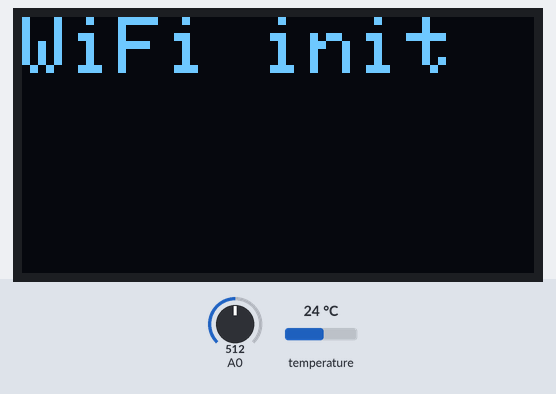
A sketch run on a simulated ESP8266 (NodeMCU). Parts: 128×64 one-colour display. The inputs (shaded band) are chosen by the test bench; at power-on: A0 = 512, temperature 24 °C. WiFi joins after 1.5 s; servers stay silent unless stated; uploads are accepted with an empty reply; the local clock reads 2024-03-15 10:24:30 at power-on unless the sketch sets it; what the sketch prints to the serial monitor is not drawn.

Above: at 0.2 s.
At 1.3 s:
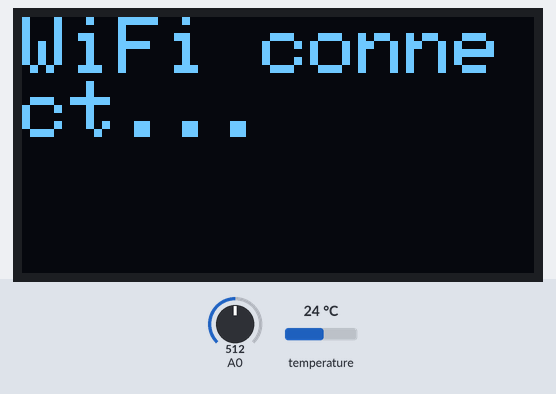
At 2.3 s:
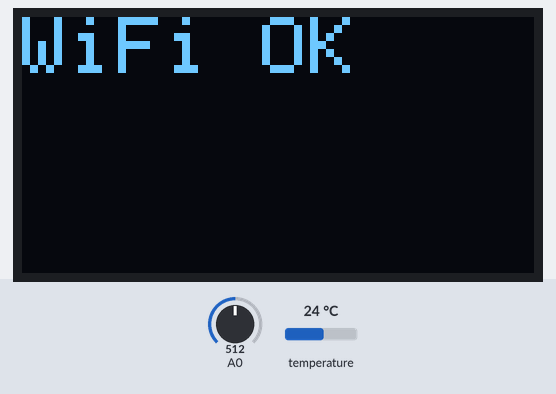
At 2.7 s:
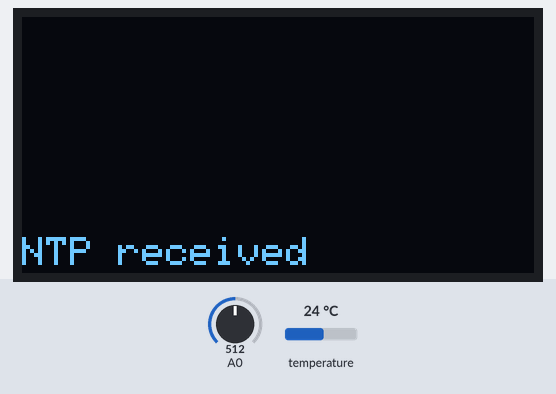
At 3.2 s:
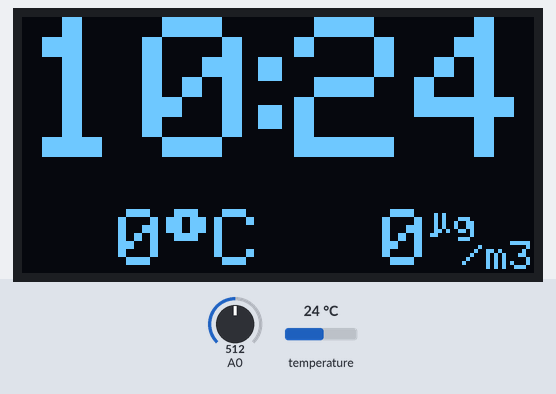
At 31.3 s:
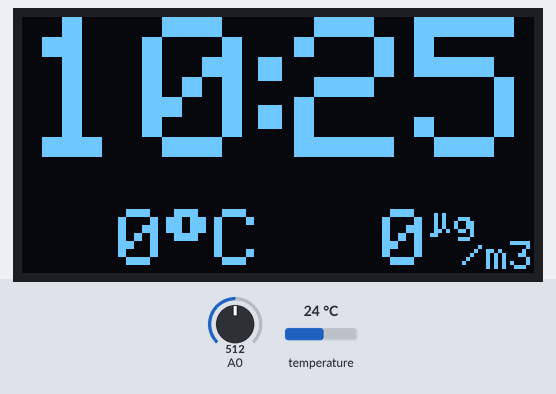

Measured:
- what the display in image 0 shows lasts 1.0 s, from 0.2 s to 1.2 s
- what the display in image 1 shows lasts 1.1 s, from 1.2 s to 2.3 s
- what the display in image 3 shows lasts 0.6 s, from 2.6 s to 3.2 s
- what the display in image 4 shows lasts 28.1 s, from 3.2 s to 31.3 s

The sketch:

main.ino
```cpp
#include <ESP8266WiFi.h>
#include <WiFiUdp.h>
#include <SPI.h>
#include <Wire.h>
#include <stdio.h>
#include <TimeLib.h>
#include <Adafruit_GFX.h>
#include <Adafruit_SSD1306.h>
#include "config.h"
#include "secrets.h"
#include "global.h"
#include "display.h"
#include "ntp.h"
#include "ir.h"
#include "data_get.h"
#include "data_post.h"
#include "thm.h"
#include "light.h"
#include "data_post.h"
#include "debug.h"


void startWiFi(){
  displayText("WiFi init",true);
  WiFi.begin(wifi_ssid, wifi_password);
  while (WiFi.status() != WL_CONNECTED) {
    delay(1000);
    displayText("WiFi connect...",true);
  }
  displayText("WiFi OK",true);
}

#define sceneModulo 4
enum displayScene{
  clockScene=0,extSensorScene=1,intSensorScene=2,aboutScene=3
} currentScene;

void setup() {
  timeInitiated=false;
  int val=analogRead(ANALOG_PIN);
  Serial.begin(115200);
  startThm();
  startRemoteControl();
  startDisplay();
  startWiFi();

  delay(250);
  clearDisplay();

  startTime();
}


long long lastDataPushPull=-9223372036854775807;

void loop() {
  if (shallScreenBeDarker()) setScreenDark(); else setScreenBright();

  parseRemoteControl();
       if (nextCommand==prev) currentScene=(displayScene)(((int)currentScene-1)%sceneModulo);
  else if (nextCommand==next) currentScene=(displayScene)(((int)currentScene+1)%sceneModulo);
  if (currentScene<0) currentScene=(displayScene)(sceneModulo+currentScene);
  if (nextCommand!=noop) clearDisplay();
  nextCommand=noop;

  if (currentScene==clockScene)     displayTime();
  if (currentScene==extSensorScene) displayExtSensors();
  if (currentScene==intSensorScene) displayIntSensors();
  if (currentScene==aboutScene)     displayAbout();

  if (now()>=TIME_BETWEEN_DATA_PUSHPULL+lastDataPushPull){
    getLuftdatenData();
    postBedsideTableData();

    lastDataPushPull=now();
  }

  delay(100);
}
```

data_get.cpp
```cpp
#include <ESP8266WiFi.h>
#include <ESP8266HTTPClient.h>
#include <ArduinoJson.h>
#include "config.h"
#include "secrets.h"
#include "display.h"
#include "debug.h"

StaticJsonDocument<1024> doc;
float extTemp, extPM10;
HTTPClient http;

void getLuftdatenData(){
  http.begin(get_influxdb_path);
  int httpCode = http.GET();
  if (httpCode!=200){
    debugLog("getLuftdatenData()","Luftdaten HTTP "+String(httpCode));
    return;
  }
  String payload = http.getString();

  DeserializationError error = deserializeJson(doc, payload);
  if (error) {
    debugLog("deserializeJson()", error.c_str());
    return;
  }

  extTemp=doc["results"][0]["series"][0]["values"][0][2];
  extPM10=doc["results"][0]["series"][0]["values"][0][1];

  debugLog("getLuftdatenData()", "PM10="+String(extPM10)+", temp="+String(extTemp));
  debugLog("getLuftdatenData()", doc["results"][0]["series"][0]["values"][0]);

  http.end();
}
```

data_get.h
```cpp
#ifndef data_get_h
#define data_get_h

extern float extTemp, extPM10;
void getLuftdatenData();


#endif
```

data_post.cpp
```cpp
#include <ESP8266HTTPClient.h>
#include <ESP8266WiFi.h>
#include "data_post.h"
#include "thm.h"
#include "light.h"
#include "secrets.h"
#include "debug.h"

HTTPClient http2;
void postBedsideTableData(){
  http2.begin(post_influxdb_path);
  http2.setAuthorization(post_influxdb_user,post_influxdb_pass);
  int ret=http2.POST("btd thm="+String(getThm())+",light="+String(readLight()));
  debugLog("postBedsideTableData()","HTTP POST: "+String(ret));
  return;
}
```

data_post.h
```cpp
#include <ESP8266HTTPClient.h>
#include <ESP8266WiFi.h>

#ifndef data_post_h
#define data_post_h

void postBedsideTableData();

#endif
```

debug.h
```cpp
#ifndef debug_h
#define debug_h

void debugLog(String unit, String msg, int levelNeeded=0, bool preNTP=false);

#endif
```

degug.cpp
```cpp
#include <TimeLib.h>
#include <stdio.h>
#include "config.h"
#include "debug.h"

void debugLog(String unit, String msg, int levelNeeded, bool preNTP){
	if (levelNeeded>DEBUG_LEVEL) return;

	char datetime[18]={0};
	if (!preNTP){
		/* preNTP note:
		   if we set getTimePtr to getNtpTime in TimeLib then
		   getNtpTime may be called when this func is run
		   (especially on first time retrieval)
		   which leads to endless recursion
		*/
		sprintf(datetime,"[%02d/%02d %02d:%02d:%02d] ",month(),day(),hour(),minute(),second());
	}

	Serial.println(String(datetime)+unit+": "+msg);
}
```

display.cpp
```cpp
#include <Wire.h>
#include <stdio.h>
#include <TimeLib.h>
#include <Adafruit_GFX.h>
#include <Adafruit_SSD1306.h>
#include <Timezone.h>
#include "config.h"
#include "secrets.h"
#include "global.h"
#include "display.h"
#include "ntp.h"
#include "ir.h"
#include "thm.h"
#include "light.h"
#include "data_get.h"

Adafruit_SSD1306 display(SCREEN_WIDTH, SCREEN_HEIGHT, &Wire, -1);

void startDisplay(){
  display.begin(SSD1306_SWITCHCAPVCC, 0x3c, (uint8_t)0x8f);
  display.setRotation(2);
  display.fillScreen(BLACK);
  display.display();
}
void setBrightness(uint8_t val){
  display.ssd1306_command(129);
  display.ssd1306_command(10);
}
void setScreenDark(){
  setBrightness(0x00);
}
void setScreenBright(){
  setBrightness(0xff);
}
void clearDisplay(){
  display.fillScreen(BLACK);
  display.display();
}
void displayText(String txt, bool entireScreen){
  if (entireScreen){
    display.fillScreen(BLACK);
    display.setTextSize(2);
    display.setCursor(0,0);
  }
  else{
    display.setTextSize(1);
    display.setCursor(0,55);
  }
  display.setTextColor(WHITE,BLACK);
  display.print(txt);
  display.display();
}
void displayTime(){
  time_t local, utc;
  utc = now();
  local = userTZ.toLocal(utc);

  int h=hour(local);   String hh=String(h); if (h<10) hh=" "+hh;
  int m=minute(local); String mm=String(m); if (m<10) mm="0"+mm;

  display.setCursor(0,0);
  display.setTextColor(WHITE,BLACK);
  display.setTextSize(5);
  display.setTextWrap(true);

  if (!timeInitiated){
    display.setTextSize(4);
    display.setCursor(0,0);
    display.print("NTP  error");
    display.display();
    return;
  }

  display.setCursor(0,0); display.print(hh);
  display.setCursor(68,0); display.print(mm);
  display.fillRect(59,10,6,6,WHITE);
  display.fillRect(59,22,6,6,WHITE);


  String pm10, thm;
  setExtSensors(&pm10, &thm);

  display.setCursor(0,48);
  display.setTextSize(2);display.print(""+thm+char(0xf7)+"C");
  display.setTextSize(1);display.print(" ");
  display.setTextSize(2);display.print(pm10);

  display.setTextSize(1);display.print(""+String(char(0xe5))+"g");
  display.setCursor(110,56);
  display.setTextSize(1);display.print("/m3");

  display.display();
}

void setExtSensors(String* pm10, String* thm){
  *pm10 = String(int(extPM10));
  if (int(extPM10)<100) *pm10=" "+*pm10;
  if (int(extPM10)<10)  *pm10=" "+*pm10;
  if (int(extPM10)>999) *pm10="!!!";

  *thm = String(int(extTemp));
  if (int(extTemp)<10)  *thm=" "+*thm;
  if (int(extTemp)>999) *thm="!!!";
  if (int(extTemp)<100 && int(extTemp)>-10)  *thm=" "+*thm;
}

void displayExtSensors(){
  String pm10, thm;
  setExtSensors(&pm10, &thm);

  int curPosX=0;
  display.setCursor(curPosX, 8); display.setTextSize(2);display.print("PM10"); curPosX+=2*6*4;
  display.setCursor(curPosX, 0); display.setTextSize(3);display.print(pm10);   curPosX+=3*6*3;
  display.setCursor(curPosX, 8); display.setTextSize(1);display.print(""+String(char(0xe5))+"g"); curPosX+=1*6*1;
  display.setCursor(curPosX,16); display.setTextSize(1);display.print("/m3");

  curPosX=0;
  display.setCursor(curPosX, 32+8); display.setTextSize(2);display.print("OUT "); curPosX+=2*6*4;
  display.setCursor(curPosX, 32);   display.setTextSize(3);display.print(thm+char(0xf7)+"C");

  display.display();
}

void displayIntSensors(){
  int light=readLight();
  String lightStr = String(light);
  if (light<1000) lightStr=" "+lightStr;
  if (light<100)  lightStr=" "+lightStr;
  if (light<10)   lightStr=" "+lightStr;

  int curPosX=0;
  display.setCursor(0, 8); display.setTextSize(2);display.print("LUX "); curPosX+=2*6*4;
  display.setCursor(curPosX, 0); display.setTextSize(3);display.print(lightStr);

  curPosX=0;
  display.setCursor(0, 32+8); display.setTextSize(2);display.print("BED "); curPosX+=2*6*4;
  display.setCursor(curPosX, 32); display.setTextSize(3);display.print(String(int(getThm()))+char(0xf7)+"C  ");
  display.display();
}

void displayAbout(){
  displayText("BTD by dskowronski",true);
}
```

display.h
```cpp
#include <Adafruit_SSD1306.h>

#ifndef display_h
#define display_h

extern Adafruit_SSD1306 display;

void startDisplay();
void setBrightness(uint8_t val);
void setScreenDark();
void setScreenBright();
void clearDisplay();
void displayText(String txt, bool entireScreen=false);
void displayTime();
void setExtSensors(String* pm10, String* thm);
void displayExtSensors();
void displayIntSensors();

void displayAbout();

#endif
```

global.h
```cpp
#ifndef global_h
#define global_h

extern bool timeInitiated;

#endif
```

ir.cpp
```cpp
#include <IRremoteESP8266.h>
#include <IRrecv.h>
#include <IRutils.h>
#include <stdio.h>
#include "config.h"
#include "ir.h"
#include "debug.h"

irCommand nextCommand = noop;
IRrecv irrecv(IR_PIN);
decode_results results;
void startRemoteControl(){
  irrecv.enableIRIn();
}
void parseRemoteControl(){
  if (irrecv.decode(&results)) {
    if (results.decode_type == NEC){
      long sv = results.value;
      debugLog("parseRemoteControl()",String((long)sv, HEX));
           if (sv==(long)0xFFE21D) nextCommand=next; //row 1, right
      else if (sv==(long)0xFFA25D) nextCommand=prev; //row 1, left
      else                         nextCommand=noop;

    }
    irrecv.resume();
  }
}
```

ir.h
```cpp
#include <IRremoteESP8266.h>
#include <IRrecv.h>
#include <IRutils.h>

#ifndef ir_h
#define ir_h

extern decode_results results;

enum irCommand {
  noop,
  prev,next
};
extern irCommand nextCommand;

void parseRemoteControl();
void startRemoteControl();

#endif
```

light.cpp
```cpp
#include <SPI.h> //analogRead defined there
#include "config.h"

int readLight(){
  int val=analogRead(ANALOG_PIN);
  return val;
}
bool shallScreenBeDarker(){
  return readLight()<LIGHT_THRESHOLD;
}
```

light.h
```cpp
#ifndef light_h
#define light_h

int readLight();
bool shallScreenBeDarker();

#endif
```

ntp.cpp
```cpp
// based ojn example from TimeLib.h -> https://github.com/PaulStoffregen/Time/blob/master/examples/TimeNTP_ESP8266WiFi/TimeNTP_ESP8266WiFi.ino

#include <ESP8266WiFi.h>
#include <WiFiUdp.h>
#include <stdio.h>
#include <TimeLib.h>
#include "config.h"
#include "secrets.h"
#include "global.h"
#include "display.h"
#include "ntp.h"
#include "ir.h"
#include "debug.h"

int ntpLimiter=0;
bool timeInitiated=false;
WiFiUDP Udp;
byte packetBuffer[NTP_PACKET_SIZE];

void startTime(){
  Udp.begin(UDP_LOCAL_PORT);
  setSyncProvider(getNtpTime);
  setSyncInterval(3600);
}

time_t getNtpTime(){
  IPAddress ntpServerIP; // NTP server's ip address

  while (Udp.parsePacket() > 0) ; // discard any previously received packets
  displayText("NTP requested         ");
  // get a random server from the pool
  WiFi.hostByName(ntpServerName, ntpServerIP);
  debugLog("getNtpTime()",String(ntpServerName),0,true); //see "preNTP note" in debug.cpp
  sendNTPpacket(ntpServerIP);
  uint32_t beginWait = millis();
  while (millis() - beginWait < 2500) {
    int size = Udp.parsePacket();
    if (size >= NTP_PACKET_SIZE) {
      displayText("NTP received    ");
      delay(500);
      displayText("                ");
      timeInitiated=true;
      ntpLimiter=0;
      Udp.read(packetBuffer, NTP_PACKET_SIZE);  // read packet into the buffer
      unsigned long secsSince1900;
      // convert four bytes starting at location 40 to a long integer
      secsSince1900 =  (unsigned long)packetBuffer[40] << 24;
      secsSince1900 |= (unsigned long)packetBuffer[41] << 16;
      secsSince1900 |= (unsigned long)packetBuffer[42] << 8;
      secsSince1900 |= (unsigned long)packetBuffer[43];
      debugLog("getNtpTime()","secsSince1900="+String(secsSince1900),0,true); //see "preNTP note" in debug.cpp
      return secsSince1900 - 2208988800UL; //+ timeZone * SECS_PER_HOUR;
    }
  }
  displayText("NTP failed!                  ");
  debugLog("getNtpTime()","no NTP response",0,true); //see "preNTP note" in debug.cpp
  ntpLimiter++;
  if (ntpLimiter<=NTP_CONSEQ_REQ_LIMIT) {
    delay(ntpLimiter*500);
    getNtpTime();
  }
  return 0; // return 0 if unable to get the time
}

// send an NTP request to the time server at the given address
void sendNTPpacket(IPAddress &address){
  // set all bytes in the buffer to 0
  memset(packetBuffer, 0, NTP_PACKET_SIZE);
  // Initialize values needed to form NTP request
  // (see URL above for details on the packets)
  packetBuffer[0] = 0b11100011;   // LI, Version, Mode
  packetBuffer[1] = 0;     // Stratum, or type of clock
  packetBuffer[2] = 6;     // Polling Interval
  packetBuffer[3] = 0xEC;  // Peer Clock Precision
  // 8 bytes of zero for Root Delay & Root Dispersion
  packetBuffer[12] = 49;
  packetBuffer[13] = 0x4E;
  packetBuffer[14] = 49;
  packetBuffer[15] = 52;
  // all NTP fields have been given values, now
  // you can send a packet requesting a timestamp:
  Udp.beginPacket(address, 123); //NTP requests are to port 123
  Udp.write(packetBuffer, NTP_PACKET_SIZE);
  Udp.endPacket();
}
```

ntp.h
```cpp
#include <ESP8266WiFi.h>
#include <WiFiUdp.h>

#ifndef ntp_h
#define ntp_h

#define byte uint8_t
extern int ntpLimiter;
#define NTP_PACKET_SIZE 48
extern byte packetBuffer[NTP_PACKET_SIZE]; //buffer to hold incoming & outgoing packets
extern WiFiUDP Udp;

void startTime();
time_t getNtpTime();
void sendNTPpacket(IPAddress &address);

#endif
```

secrets.h
```cpp
#ifndef secrets_h
#define secrets_h

#define wifi_ssid "..."
#define wifi_password "..."

#define get_influxdb_path "http://...:...@...:8086/query?db=...&q=select%20%20mean%28%22SDS_P1%22%29%2C%20mean%28%22BME280_temperature%22%29%20FROM%20%22feinstaub%22%20WHERE%20time%20%3E%3D%20now%28%29%20-%205m"

#define post_influxdb_path "http://...:8086/write?db=..."
#define post_influxdb_user "..."
#define post_influxdb_pass "..."

#endif
```

thm.cpp
```cpp
#include <SPI.h>
#include <OneWire.h>
#include <DallasTemperature.h>
#include "config.h"
#include "debug.h"

OneWire oneWire(THM_PIN);
DallasTemperature sensors(&oneWire);

void startThm(){
  sensors.begin();
  delay(100);
  debugLog("startThm()",String(sensors.getDeviceCount(), DEC)+" devices");
}
float getThm(){
  sensors.requestTemperatures();
  float tempC = sensors.getTempCByIndex(0);
  debugLog("getThm()","THM= "+String(tempC), 2);
  if(tempC != DEVICE_DISCONNECTED_C){
    return tempC;
  }
  else{
    return 0.0/0.0;
  }
}
```

thm.h
```cpp
#ifndef thm_h
#define thm_h


void startThm();
float getThm();

#endif
```

config.h
```cpp
#ifndef config_h
#define config_h

#include <Timezone.h>

//OLED
#define SCREEN_WIDTH 128
#define SCREEN_HEIGHT 64

//NTP
#define ntpServerName "0.pool.ntp.org"
#define UDP_LOCAL_PORT 9999
#define NTP_CONSEQ_REQ_LIMIT 128
static TimeChangeRule summerRule = {"CEST", Last, Sun, Mar, 2, +120};
static TimeChangeRule winterRule = { "CET", Last, Sun, Oct, 3, +60};
static Timezone userTZ(winterRule, summerRule);

//IO Pinout
#define ANALOG_PIN 0
#define IR_PIN 14
#define THM_PIN 2 //only one for OneWire on this board? definitely 16 is broken

//Other
#define LIGHT_THRESHOLD 300
#define TIME_BETWEEN_DATA_PUSHPULL 60
#define DEBUG_LEVEL 0 //-1 is off, 0 is default, 1 is verbose (reading vals)

#endif
```
